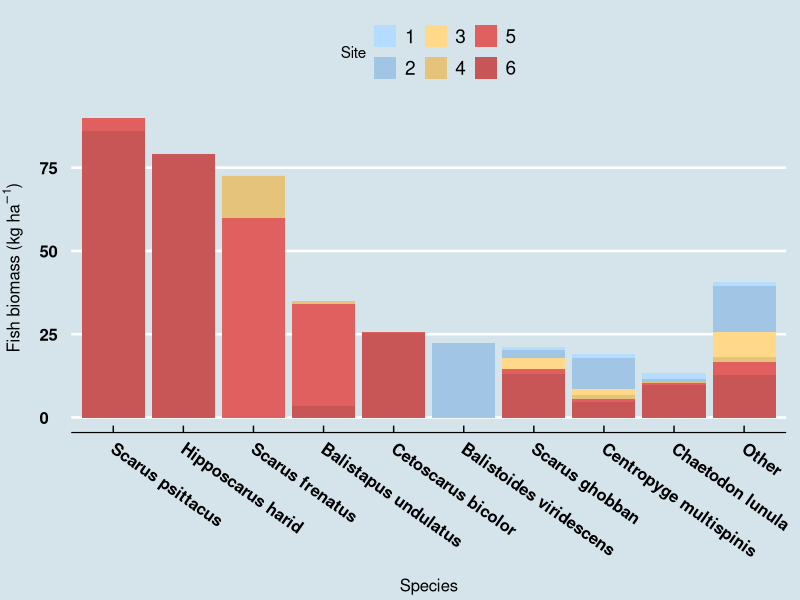
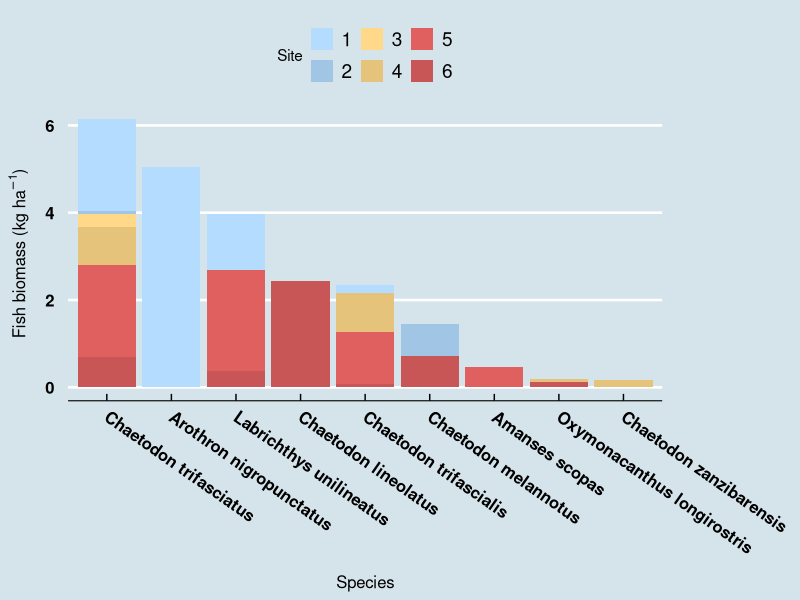

Write R code to recreate these figures, in order.
## ---- chunk 1

rm(list=ls()) # Clear workspace
knitr::opts_knit$set(root.dir = '/tmp') #Set directory at current directory for all subsequent chunks
options(scipen = 50) # Have all numbers in non-scientific notation

library(plyr) # Join (vlookup)
library(tidyverse) # Data manipulation and plotting
library(readxl) # Import excel sheets
library(htmlTable) # Data table
library(ggthemes) # pretty plots

## ---- chunk 2

# Load raw data
db.0raw <- read_excel("Fish surveys_DATABASE_04_Selection.xlsx", sheet = "SPECIES")

# Drop irrelevant columns
db.1clean <- db.0raw[-c(2, 5, 6, 9)]
db.1clean$Site <- as.factor(db.1clean$Site)


# FACULTATIVE CORALLIVORES
db.2Fac <- subset(db.1clean, Corallivore.F == "YES" & Corallivore.O == "NO" )

## Average per Species by Site
db.2Fac.sum <- db.2Fac  %>%  
  group_by(Species, Site) %>% 
  dplyr::summarise(Biomass.sum = sum(Biomass, na.rm = TRUE))

## Calculate biomass in kg/ha
db.2Fac.sum <- as.data.frame(append(db.2Fac.sum, list(Surveys = ""))) 

### Set varying number of Surveys per Site
db.2Fac.sum$Surveys <- ifelse(
  db.2Fac.sum$Site == 1, 11, ifelse(db.2Fac.sum$Site == 2, 13, ifelse(db.2Fac.sum$Site == 3, 15,
                           ifelse(db.2Fac.sum$Site == 4, 15, ifelse(db.2Fac.sum$Site == 5, 11, 12)))))

### Calculate Biomass (kg/ha)
db.2Fac.sum <- as.data.frame(append(db.2Fac.sum, list(Biomass.kgha = db.2Fac.sum$Biomass.sum / db.2Fac.sum$Surveys))) 

## Average Biomass of Facultative corallivores per Site
db.2Fac.avgSite <- db.2Fac.sum  %>%  
  group_by(Site) %>% 
  dplyr::summarise(Biomass = sum(Biomass.kgha, na.rm = TRUE))

## Sort by total biomass per Species 
### Average Biomass of Facultative corallivores per Species
db.2Fac.avgSpecies <- db.2Fac.sum  %>%  
  group_by(Species) %>% 
  dplyr::summarise(Biomass.tot = sum(Biomass.kgha, na.rm = TRUE))

### Create category Other, for those species having relatively few Bites
#### Express biomass in percentages
Total.Fac <- sum(db.2Fac.avgSpecies$Biomass.tot)
db.2Fac.avgSpecies <- as.data.frame(append(db.2Fac.avgSpecies, 
                      list(Biomass.pct = db.2Fac.avgSpecies$Biomass.tot / Total.Fac * 100)))

#### Join dataframes
db.2Fac.sum <- plyr::join(db.2Fac.sum, db.2Fac.avgSpecies, by = "Species")

#### Change Species names to category Other, when their total Bites contribute < 3%
db.2Fac.sum$Species <- ifelse(db.2Fac.sum$Biomass.pct < 3, "Other", as.character(db.2Fac.sum$Species))

#### Drop coluns
db.2Fac.sum <- db.2Fac.sum[-c(3, 4, 7)] 


# OBLIGATE CORALLIVORES
db.2Obl <- subset(db.1clean, Corallivore.O == "YES")

## Average per Species by Site
db.2Obl.sum <- db.2Obl  %>%  
  group_by(Species, Site) %>% 
  dplyr::summarise(Biomass.sum = sum(Biomass, na.rm = TRUE))

## Calculate biomass in kg/ha
db.2Obl.sum <- as.data.frame(append(db.2Obl.sum, list(Surveys = ""))) 

### Set varying number of Surveys per Site
db.2Obl.sum$Surveys <- ifelse(
  db.2Obl.sum$Site == 1, 11, ifelse(db.2Obl.sum$Site == 2, 13, ifelse(db.2Obl.sum$Site == 3, 15,
                           ifelse(db.2Obl.sum$Site == 4, 15, ifelse(db.2Obl.sum$Site == 5, 11, 12)))))

### Calculate Biomass (kg/ha)
db.2Obl.sum <- as.data.frame(append(db.2Obl.sum, list(Biomass.kgha = db.2Obl.sum$Biomass.sum / db.2Obl.sum$Surveys))) 

## Average Biomass of Facultative corallivores per Site
db.2Obl.avgSite <- db.2Obl.sum  %>%  
  group_by(Site) %>% 
  dplyr::summarise(Biomass = sum(Biomass.kgha, na.rm = TRUE))

## Sort by total biomass per Species 
### Average Biomass of Facultative corallivores per Species
db.2Obl.avgSpecies <- db.2Obl.sum  %>%  
  group_by(Species) %>% 
  dplyr::summarise(Biomass.tot = sum(Biomass.kgha, na.rm = TRUE))

### Create category Other, for those species having relatively few Bites
#### Express biomass in percentages
Total.Obl <- sum(db.2Obl.avgSpecies$Biomass.tot)
db.2Obl.avgSpecies <- as.data.frame(append(db.2Obl.avgSpecies, 
                      list(Biomass.pct = db.2Obl.avgSpecies$Biomass.tot / Total.Obl * 100)))

#### Join dataframes
db.2Obl.sum <- plyr::join(db.2Obl.sum, db.2Obl.avgSpecies, by = "Species")

#### Change Species names to category Other, when their total Bites contribute < 0.5% (none)
db.2Obl.sum$Species <- ifelse(db.2Obl.sum$Biomass.pct < 0.5, "Other", as.character(db.2Obl.sum$Species))

#### Drop coluns
db.2Obl.sum <- db.2Obl.sum[-c(3, 4, 7)] 


## ---- chunk 3

# Stacked bar Facultative corallivores
ggplot(db.2Fac.sum, aes(fill=Site, y=Biomass.kgha, x=reorder(Species, -Biomass.tot))) + 
    geom_bar(position="stack", stat="identity")+
    scale_fill_manual(values = c("#b3dcff", "#a1c6e5", "#ffd989", "#E5C37B", "#e06060", "#c95656"))+
    labs(y = expression(paste("Fish biomass (kg ", ha^-1,")")), x = "Species")+
    theme_economist()+
    theme(
      axis.title.x = element_text(color="black", vjust=-2, size = 12),
      axis.text.x=element_text(size=12, face = "bold", vjust=0.5, angle = -35, hjust=0),
      axis.title.y = element_text(color="black" , vjust=4, size = 12),
      axis.text.y=element_text(size=12, face = "bold", vjust=0.5)
      )
ggsave("Facultative corallivores.tiff", width = 23, height = 10, units = "cm", dpi=1200, compression = "lzw")

# Stacked bar Obligate corallivores
ggplot(db.2Obl.sum, aes(fill=Site, y=Biomass.kgha, x=reorder(Species, -Biomass.tot))) + 
    geom_bar(position="stack", stat="identity")+
    scale_fill_manual(values = c("#b3dcff", "#a1c6e5", "#ffd989", "#E5C37B", "#e06060", "#c95656"))+
    labs(y = expression(paste("Fish biomass (kg ", ha^-1,")")), x = "Species")+
    theme_economist()+
    theme(
      axis.title.x = element_text(color="black", vjust=-2, size = 12),
      axis.text.x=element_text(size=12, face = "bold", vjust=0.5, angle = -35, hjust=0),
      axis.title.y = element_text(color="black" , vjust=4, size = 12),
      axis.text.y=element_text(size=12, face = "bold", vjust=0.5),
      plot.margin = unit(c(0.5,3.5,0.5,0.5), "cm")
      )
ggsave("Obligate corallivores.tiff", width = 23, height = 10, units = "cm", dpi=1200, compression = "lzw")
